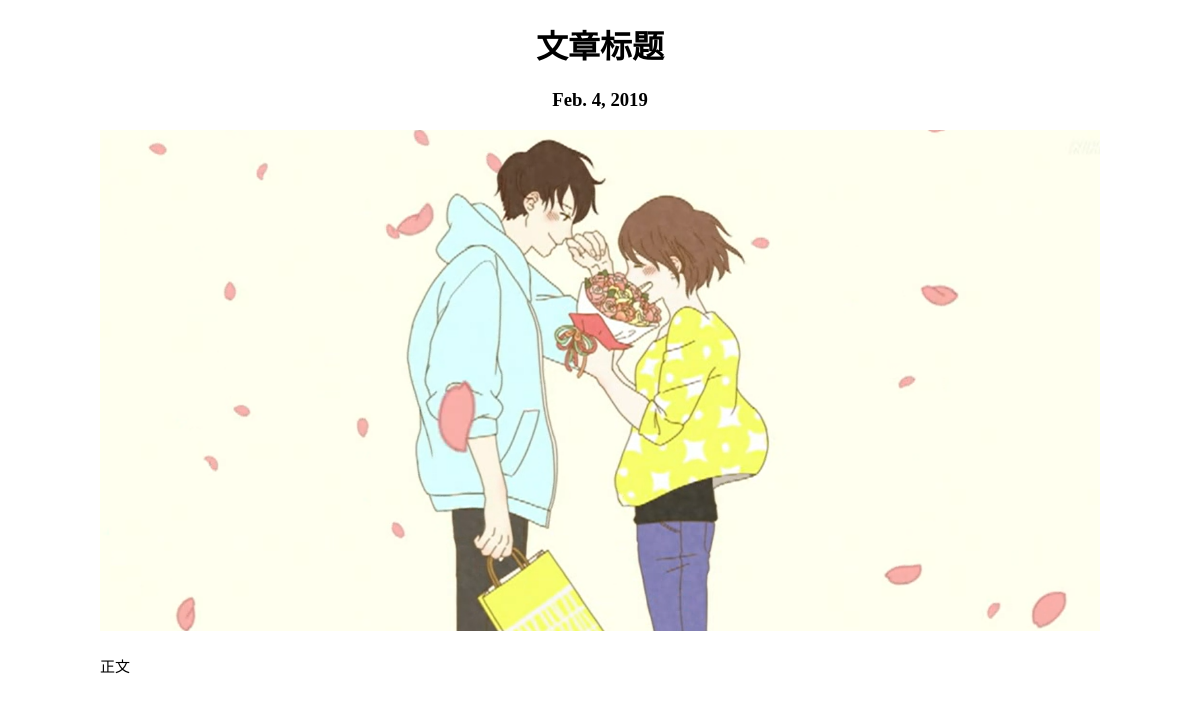
/1, run on an earlier commit of the app's database.
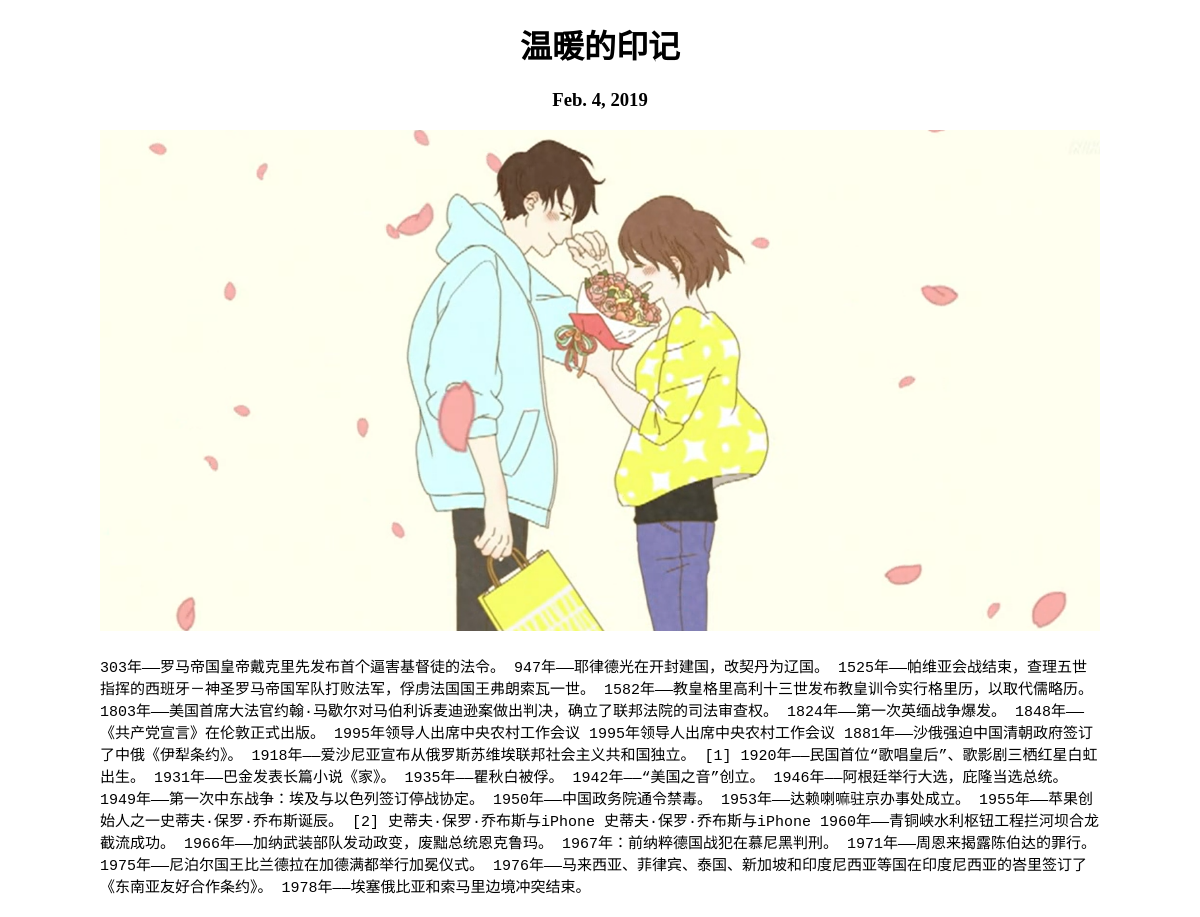
And on a later commit of the database.
### blog/models.py (models this page shows, shortened)
class Blog(models.Model):
    title = models.CharField(default='文章标题', max_length=50)
    date = models.DateField()
    image = models.ImageField(default='default.png')
    text = models.CharField(default='正文', max_length=10000)

### blog/views.py (the view)
# urls.py: path('<int:blog_id>', blog.views.blog_text),
def blog_text(request ,blog_id):
    blog = get_object_or_404(Blog, pk=blog_id)
    return render(request, 'blog_text.html', {'blog':blog})

### blog/templates/blog_text.html (shortened to what this page needs)
<!DOCTYPE html>
<html lang="en">
<head>
</head>
<body>
<div style="text-align: center">
<h1>{{ blog.title}}</h1>
<h3>{{ blog.date}}</h3>
<img src="{{ blog.image.url }}" width="1000">
</div>
<pre style="width: 1000px;font-size: 15px;margin: 20px auto">
    {{ blog.text }}
</pre>
</body>
</html>

### blog/templates/blog_text.html (style rules this page uses)
pre { white-space: pre-wrap; word-wrap: break-word; white-space:normal; }

What changed in the data, as far as the page shows it:
changed Blog: title "文章标题" → "温暖的印记"; text "正文" → "303年——罗马帝国皇帝戴克里先发布首个逼害基督徒的法令。 947年——耶律德光在开封建国，改契丹为辽国。 1525年——帕维亚会战结束，查理五世指挥的西班牙－神圣罗马帝国军队打败法军，俘虏法国国王弗朗索瓦一世。 1582年——教皇格里高利十三世发布教皇训令实行格里历，以取代儒略历。 1803年——美国首席大法官约翰·马歇尔对马伯利诉麦迪逊案做出判决，确立了联邦法院的司法审查权。 1824年——第一次英缅战争爆发。 1848年——《共产党宣言》在伦敦正式出版。 1995年领导人出席中央农村工作会议 1995年领导人出席中央农村工作会议 1881年——沙俄强迫中国清朝政府签订了中俄《伊犁条约》。 1918年——爱沙尼亚宣布从俄罗斯苏维埃联邦社会主义共和国独立。 [1] 1920年——民国首位“歌唱皇后”、歌影剧三栖红星白虹出生。 1931年——巴金发表长篇小说《家》。 1935年——瞿秋白被俘。 1942年——“美国之音”创立。 1946年——阿根廷举行大选，庇隆当选总统。 1949年——第一次中东战争：埃及与以色列签订停战协定。 1950年——中国政务院通令禁毒。 1953年——达赖喇嘛驻京办事处成立。 1955年——苹果创始人之一史蒂夫·保罗·乔布斯诞辰。 [2] 史蒂夫·保罗·乔布斯与iPhone 史蒂夫·保罗·乔布斯与iPhone 1960年——青铜峡水利枢钮工程拦河坝合龙截流成功。 1966年——加纳武装部队发动政变，废黜总统恩克鲁玛。 1967年：前纳粹德国战犯在慕尼黑判刑。 1971年——周恩来揭露陈伯达的罪行。…"
